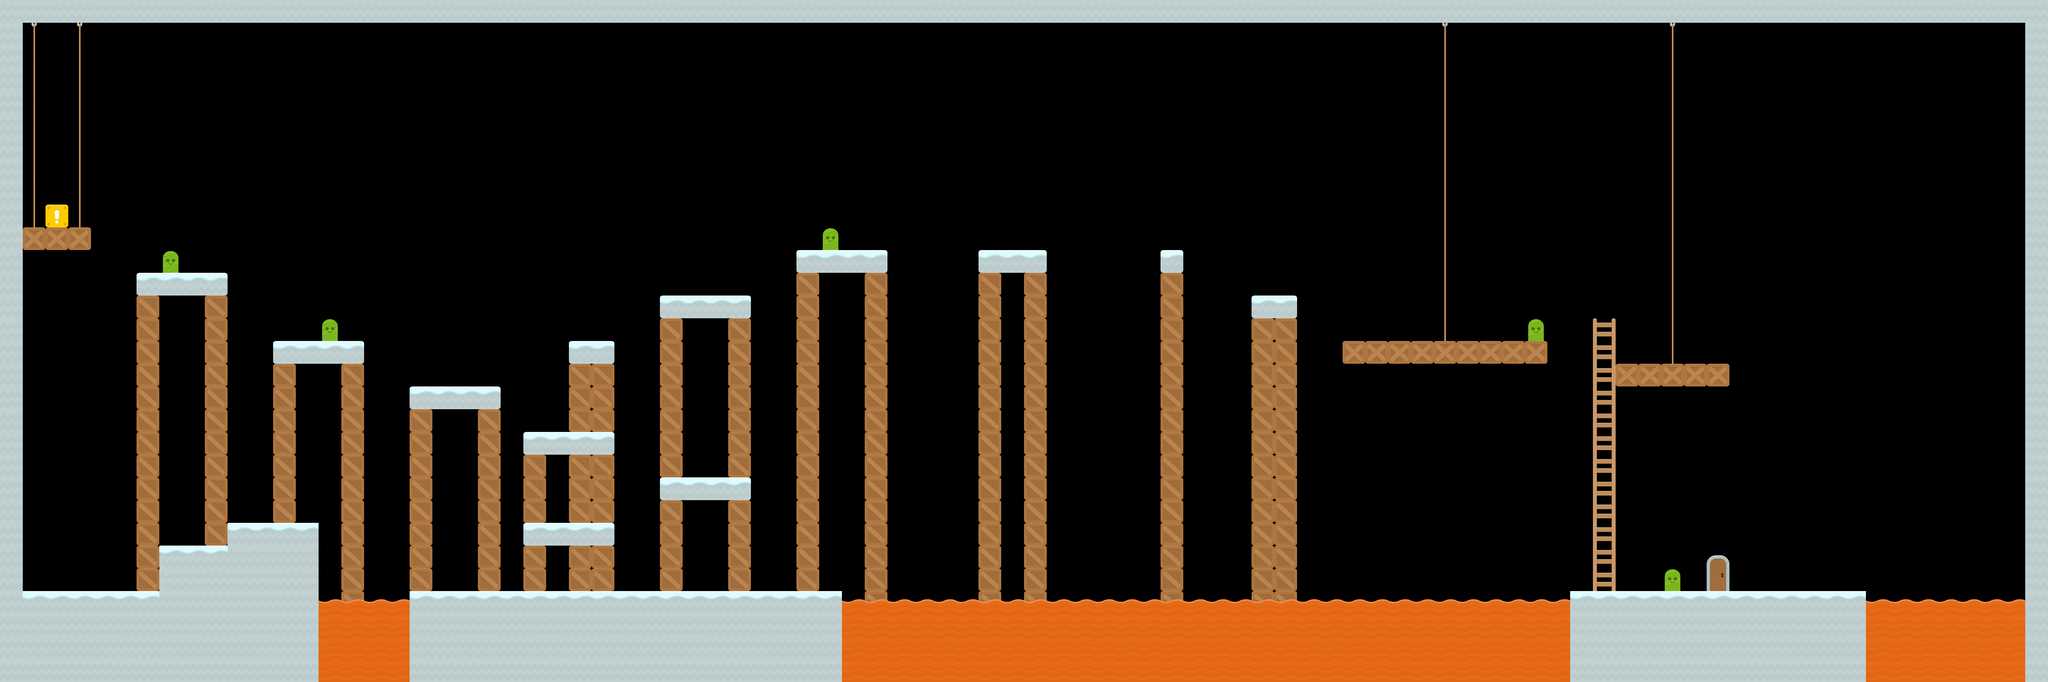

A 2D game scene composited from a Tiled map and its tileset images. What follows is a short description and the map's XML, with each tile layer's data collapsed to a summary:
An orthogonal 90x30 tile map with 70x70 px tiles, 9 tile layers (Door, close door, openDoorBlock, ladder, ...).

<map version="1.0" orientation="orthogonal" renderorder="right-down" width="90" height="30" tilewidth="70" tileheight="70" nextobjectid="1">
 <tileset firstgid="1" name="tileset" tilewidth="70" tileheight="70" spacing="2" margin="2" tilecount="196" columns="14">
  <image source="tileset.png" width="1024" height="1024" />
 </tileset>
 <layer name="Door" width="90" height="30">
  <data>[2700 cells, 10 non-empty, 5 distinct tile ids]</data>
 </layer>
 <layer name="close door" width="90" height="30">
  <data>[2700 cells, 2 non-empty, 2 distinct tile ids]</data>
 </layer>
 <layer name="openDoorBlock" width="90" height="30">
  <data>[2700 cells, 1 non-empty, 1 distinct tile ids]</data>
 </layer>
 <layer name="ladder" width="90" height="30">
  <data>[2700 cells, 12 non-empty, 2 distinct tile ids]</data>
 </layer>
 <layer name="background" width="90" height="30">
  <data>[2700 cells, 291 non-empty, 6 distinct tile ids]</data>
 </layer>
 <layer name="lava" width="90" height="30">
  <data>[2700 cells, 215 non-empty, 2 distinct tile ids]</data>
 </layer>
 <layer name="Enemy" width="90" height="30">
  <data>[2700 cells, 5 non-empty, 1 distinct tile ids]</data>
 </layer>
 <layer name="Tile Layer 1" width="90" height="30">
  <data>[2700 cells, 403 non-empty, 6 distinct tile ids]</data>
 </layer>
 <layer name="Player" width="90" height="30">
  <data>[2700 cells, 0 non-empty, 0 distinct tile ids]</data>
 </layer>
</map>